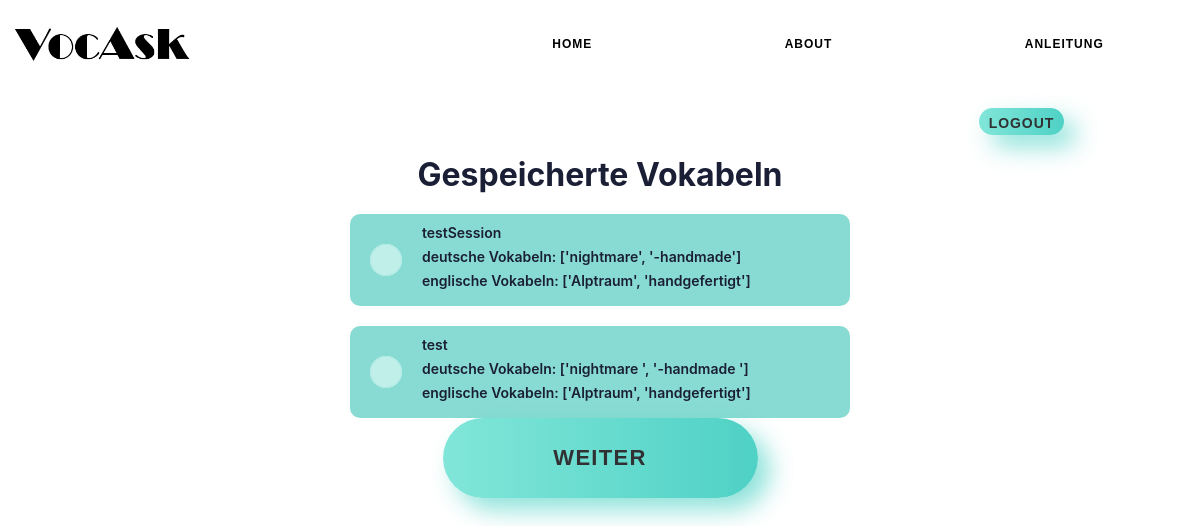
/abfrage/gespeichert/ (signed in), run on an earlier commit of the app's database.
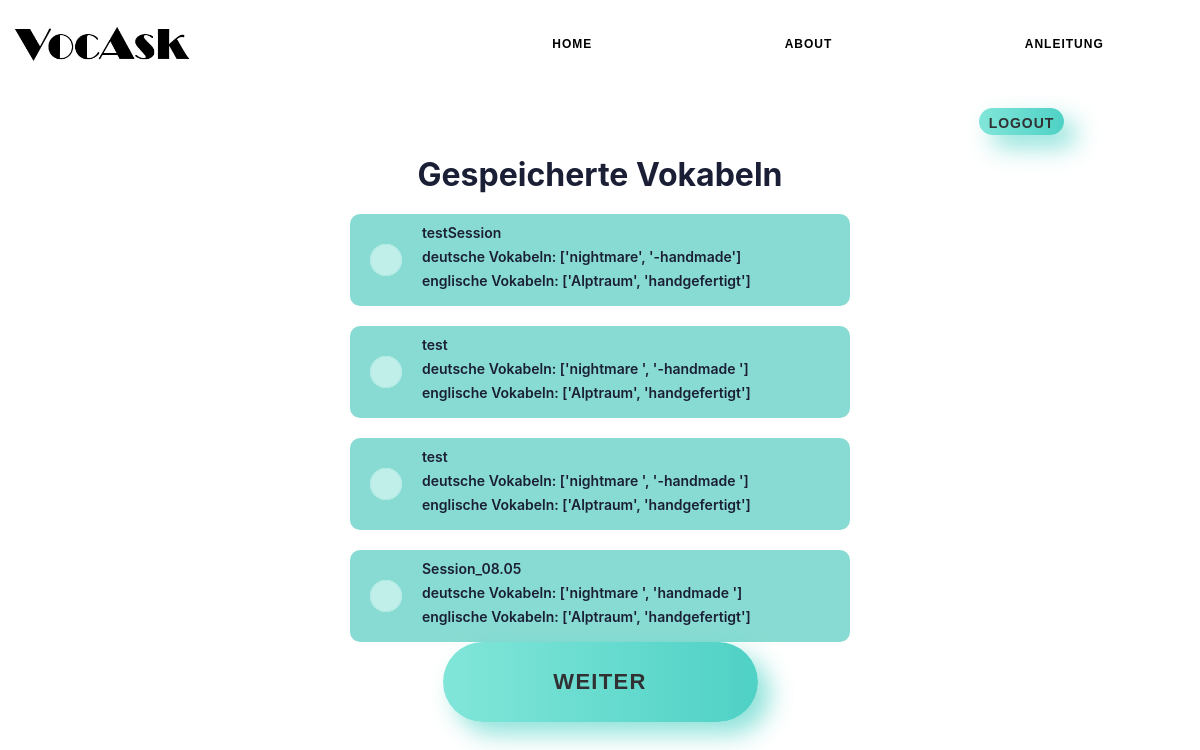
And on a later commit of the database.
### accounts/models.py (models this page shows, shortened)
class VocabularySets(models.Model):
    title = models.CharField(max_length=45)
    vocEn = models.TextField()
    vocDe = models.TextField()
    user = models.ForeignKey(User, unique=False, on_delete=models.CASCADE)

### abfrage/views.py (the view)
# urls.py: path('gespeichert/', views.gespeichert),
def gespeichert(request):
    savedVocabularyData = VocabularySets.objects.filter(user=request.user)
    savedVocabulary ={
        "savedVocabulary": savedVocabularyData
    }
    return render(request, 'gespeichert.html', savedVocabulary)

### abfrage/templates/abfrage/gespeichert.html (shortened to what this page needs)
{% extends 'base_layout.html' %}
{% block content %}
<div class="center-div">
    <h1>Gespeicherte Vokabeln</h1>
</div>
<form action="/abfrage/gespeichertZuAbfrage/" method="post" id="form">
    {% for VocabularySet in savedVocabulary %}
    <div class="center-div">
        <div class="checkbox-box">
            <div class="vertical-center-div">
                <input class="inside-checkbox-box" type="checkbox" id="checkbox" value="{{ VocabularySet.vocEn }}
                {{  VocabularySet.vocDe }}" name="group[]">
                <label class="inside-checkbox-box" for="checkbox" >
                    <label class="checkbox-text">{{ VocabularySet.title}}</label>
                    <label class="checkbox-text" id="devoc">
                        deutsche Vokabeln: {{ VocabularySet.vocEn }}
                    </label>
                    <label class="checkbox-text" id="envoc">
                        englische Vokabeln: {{  VocabularySet.vocDe }}
                    </label>
                </label>
            </div>
        </div>
    </div>
    {% endfor %}
    <div class="center-div">
        <button type="submit" class="submit-button" id="submit-button">WEITER</button>
    </div>
</form>
{% endblock %}

What changed in the data, as far as the page shows it:
added VocabularySets: title "test", vocEn "['nightmare ', '-handmade ']", vocDe "['Alptraum', 'handgefertigt']"
added VocabularySets: title "Session_08.05", vocEn "['nightmare ', 'handmade ']", vocDe "['Alptraum', 'handgefertigt']"
